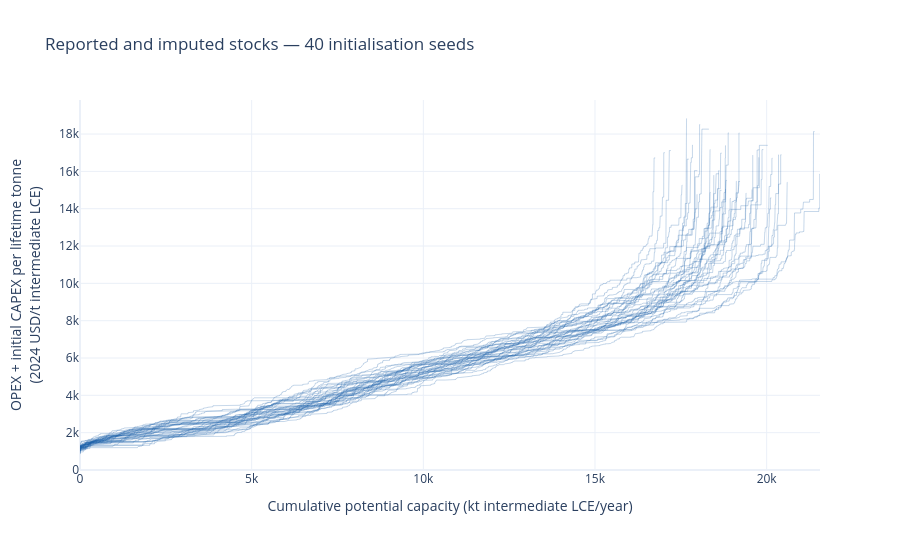

The cell this chart's notebook holds for it:
### Markdown cell above
# Repeat the graphs across multiple runs

### Code cell
all_seeds_fig, all_seed_curves = plot_seed_curves(
    seed_datasets,
    reported_only=False,
)
all_seeds_fig.show()

### Figure 1 — Plotly figure (JSON) as saved in the notebook; plotly's stock layout.template omitted (floating-point values rounded to 4 significant figures; data arrays with more than 128 entries replaced by an {"elided": "..."} marker saying what was removed)
{"data": [{"hovertemplate": "Seed 1<br>Capacity: %{x:,.1f} kt intermediate LCE/year<br>Cost: %{y:,.0f} USD/t intermediate LCE<extra></extra>", "line": {"color": "rgba(33, 102, 172, 0.25)", "width": 1}, "mode": "lines", "name": "Seed 1", "showlegend": false, "type": "scatter", "x": {"elided": "1082 float values"}, "y": {"elided": "1082 float values"}}, {"hovertemplate": "Seed 2<br>Capacity: %{x:,.1f} kt intermediate LCE/year<br>Cost: %{y:,.0f} USD/t intermediate LCE<extra></extra>", "line": {"color": "rgba(33, 102, 172, 0.25)", "width": 1}, "mode": "lines", "name": "Seed 2", "showlegend": false, "type": "scatter", "x": {"elided": "1082 float values"}, "y": {"elided": "1082 float values"}}, {"hovertemplate": "Seed 3<br>Capacity: %{x:,.1f} kt intermediate LCE/year<br>Cost: %{y:,.0f} USD/t intermediate LCE<extra></extra>", "line": {"color": "rgba(33, 102, 172, 0.25)", "width": 1}, "mode": "lines", "name": "Seed 3", "showlegend": false, "type": "scatter", "x": {"elided": "1082 float values"}, "y": {"elided": "1082 float values"}}, {"hovertemplate": "Seed 4<br>Capacity: %{x:,.1f} kt intermediate LCE/year<br>Cost: %{y:,.0f} USD/t intermediate LCE<extra></extra>", "line": {"color": "rgba(33, 102, 172, 0.25)", "width": 1}, "mode": "lines", "name": "Seed 4", "showlegend": false, "type": "scatter", "x": {"elided": "1080 float values"}, "y": {"elided": "1080 float values"}}, {"hovertemplate": "Seed 5<br>Capacity: %{x:,.1f} kt intermediate LCE/year<br>Cost: %{y:,.0f} USD/t intermediate LCE<extra></extra>", "line": {"color": "rgba(33, 102, 172, 0.25)", "width": 1}, "mode": "lines", "name": "Seed 5", "showlegend": false, "type": "scatter", "x": {"elided": "1082 float values"}, "y": {"elided": "1082 float values"}}, {"hovertemplate": "Seed 6<br>Capacity: %{x:,.1f} kt intermediate LCE/year<br>Cost: %{y:,.0f} USD/t intermediate LCE<extra></extra>", "line": {"color": "rgba(33, 102, 172, 0.25)", "width": 1}, "mode": "lines", "name": "Seed 6", "showlegend": false, "type": "scatter", "x": {"elided": "1082 float values"}, "y": {"elided": "1082 float values"}}, {"hovertemplate": "Seed 7<br>Capacity: %{x:,.1f} kt intermediate LCE/year<br>Cost: %{y:,.0f} USD/t intermediate LCE<extra></extra>", "line": {"color": "rgba(33, 102, 172, 0.25)", "width": 1}, "mode": "lines", "name": "Seed 7", "showlegend": false, "type": "scatter", "x": {"elided": "1082 float values"}, "y": {"elided": "1082 float values"}}, {"hovertemplate": "Seed 8<br>Capacity: %{x:,.1f} kt intermediate LCE/year<br>Cost: %{y:,.0f} USD/t intermediate LCE<extra></extra>", "line": {"color": "rgba(33, 102, 172, 0.25)", "width": 1}, "mode": "lines", "name": "Seed 8", "showlegend": false, "type": "scatter", "x": {"elided": "1082 float values"}, "y": {"elided": "1082 float values"}}, {"hovertemplate": "Seed 9<br>Capacity: %{x:,.1f} kt intermediate LCE/year<br>Cost: %{y:,.0f} USD/t intermediate LCE<extra></extra>", "line": {"color": "rgba(33, 102, 172, 0.25)", "width": 1}, "mode": "lines", "name": "Seed 9", "showlegend": false, "type": "scatter", "x": {"elided": "1082 float values"}, "y": {"elided": "1082 float values"}}, {"hovertemplate": "Seed 10<br>Capacity: %{x:,.1f} kt intermediate LCE/year<br>Cost: %{y:,.0f} USD/t intermediate LCE<extra></extra>", "line": {"color": "rgba(33, 102, 172, 0.25)", "width": 1}, "mode": "lines", "name": "Seed 10", "showlegend": false, "type": "scatter", "x": {"elided": "1080 float values"}, "y": {"elided": "1080 float values"}}, {"hovertemplate": "Seed 11<br>Capacity: %{x:,.1f} kt intermediate LCE/year<br>Cost: %{y:,.0f} USD/t intermediate LCE<extra></extra>", "line": {"color": "rgba(33, 102, 172, 0.25)", "width": 1}, "mode": "lines", "name": "Seed 11", "showlegend": false, "type": "scatter", "x": {"elided": "1082 float values"}, "y": {"elided": "1082 float values"}}, {"hovertemplate": "Seed 12<br>Capacity: %{x:,.1f} kt intermediate LCE/year<br>Cost: %{y:,.0f} USD/t intermediate LCE<extra></extra>", "line": {"color": "rgba(33, 102, 172, 0.25)", "width": 1}, "mode": "lines", "name": "Seed 12", "showlegend": false, "type": "scatter", "x": {"elided": "1082 float values"}, "y": {"elided": "1082 float values"}}, {"hovertemplate": "Seed 13<br>Capacity: %{x:,.1f} kt intermediate LCE/year<br>Cost: %{y:,.0f} USD/t intermediate LCE<extra></extra>", "line": {"color": "rgba(33, 102, 172, 0.25)", "width": 1}, "mode": "lines", "name": "Seed 13", "showlegend": false, "type": "scatter", "x": {"elided": "1082 float values"}, "y": {"elided": "1082 float values"}}, {"hovertemplate": "Seed 14<br>Capacity: %{x:,.1f} kt intermediate LCE/year<br>Cost: %{y:,.0f} USD/t intermediate LCE<extra></extra>", "line": {"color": "rgba(33, 102, 172, 0.25)", "width": 1}, "mode": "lines", "name": "Seed 14", "showlegend": false, "type": "scatter", "x": {"elided": "1082 float values"}, "y": {"elided": "1082 float values"}}, {"hovertemplate": "Seed 15<br>Capacity: %{x:,.1f} kt intermediate LCE/year<br>Cost: %{y:,.0f} USD/t intermediate LCE<extra></extra>", "line": {"color": "rgba(33, 102, 172, 0.25)", "width": 1}, "mode": "lines", "name": "Seed 15", "showlegend": false, "type": "scatter", "x": {"elided": "1082 float values"}, "y": {"elided": "1082 float values"}}, {"hovertemplate": "Seed 16<br>Capacity: %{x:,.1f} kt intermediate LCE/year<br>Cost: %{y:,.0f} USD/t intermediate LCE<extra></extra>", "line": {"color": "rgba(33, 102, 172, 0.25)", "width": 1}, "mode": "lines", "name": "Seed 16", "showlegend": false, "type": "scatter", "x": {"elided": "1080 float values"}, "y": {"elided": "1080 float values"}}, {"hovertemplate": "Seed 17<br>Capacity: %{x:,.1f} kt intermediate LCE/year<br>Cost: %{y:,.0f} USD/t intermediate LCE<extra></extra>", "line": {"color": "rgba(33, 102, 172, 0.25)", "width": 1}, "mode": "lines", "name": "Seed 17", "showlegend": false, "type": "scatter", "x": {"elided": "1082 float values"}, "y": {"elided": "1082 float values"}}, {"hovertemplate": "Seed 18<br>Capacity: %{x:,.1f} kt intermediate LCE/year<br>Cost: %{y:,.0f} USD/t intermediate LCE<extra></extra>", "line": {"color": "rgba(33, 102, 172, 0.25)", "width": 1}, "mode": "lines", "name": "Seed 18", "showlegend": false, "type": "scatter", "x": {"elided": "1082 float values"}, "y": {"elided": "1082 float values"}}, {"hovertemplate": "Seed 19<br>Capacity: %{x:,.1f} kt intermediate LCE/year<br>Cost: %{y:,.0f} USD/t intermediate LCE<extra></extra>", "line": {"color": "rgba(33, 102, 172, 0.25)", "width": 1}, "mode": "lines", "name": "Seed 19", "showlegend": false, "type": "scatter", "x": {"elided": "1082 float values"}, "y": {"elided": "1082 float values"}}, {"hovertemplate": "Seed 20<br>Capacity: %{x:,.1f} kt intermediate LCE/year<br>Cost: %{y:,.0f} USD/t intermediate LCE<extra></extra>", "line": {"color": "rgba(33, 102, 172, 0.25)", "width": 1}, "mode": "lines", "name": "Seed 20", "showlegend": false, "type": "scatter", "x": {"elided": "1082 float values"}, "y": {"elided": "1082 float values"}}, {"hovertemplate": "Seed 21<br>Capacity: %{x:,.1f} kt intermediate LCE/year<br>Cost: %{y:,.0f} USD/t intermediate LCE<extra></extra>", "line": {"color": "rgba(33, 102, 172, 0.25)", "width": 1}, "mode": "lines", "name": "Seed 21", "showlegend": false, "type": "scatter", "x": {"elided": "1082 float values"}, "y": {"elided": "1082 float values"}}, {"hovertemplate": "Seed 22<br>Capacity: %{x:,.1f} kt intermediate LCE/year<br>Cost: %{y:,.0f} USD/t intermediate LCE<extra></extra>", "line": {"color": "rgba(33, 102, 172, 0.25)", "width": 1}, "mode": "lines", "name": "Seed 22", "showlegend": false, "type": "scatter", "x": {"elided": "1082 float values"}, "y": {"elided": "1082 float values"}}, {"hovertemplate": "Seed 23<br>Capacity: %{x:,.1f} kt intermediate LCE/year<br>Cost: %{y:,.0f} USD/t intermediate LCE<extra></extra>", "line": {"color": "rgba(33, 102, 172, 0.25)", "width": 1}, "mode": "lines", "name": "Seed 23", "showlegend": false, "type": "scatter", "x": {"elided": "1082 float values"}, "y": {"elided": "1082 float values"}}, {"hovertemplate": "Seed 24<br>Capacity: %{x:,.1f} kt intermediate LCE/year<br>Cost: %{y:,.0f} USD/t intermediate LCE<extra></extra>", "line": {"color": "rgba(33, 102, 172, 0.25)", "width": 1}, "mode": "lines", "name": "Seed 24", "showlegend": false, "type": "scatter", "x": {"elided": "1082 float values"}, "y": {"elided": "1082 float values"}}, {"hovertemplate": "Seed 25<br>Capacity: %{x:,.1f} kt intermediate LCE/year<br>Cost: %{y:,.0f} USD/t intermediate LCE<extra></extra>", "line": {"color": "rgba(33, 102, 172, 0.25)", "width": 1}, "mode": "lines", "name": "Seed 25", "showlegend": false, "type": "scatter", "x": {"elided": "1082 float values"}, "y": {"elided": "1082 float values"}}, {"hovertemplate": "Seed 26<br>Capacity: %{x:,.1f} kt intermediate LCE/year<br>Cost: %{y:,.0f} USD/t intermediate LCE<extra></extra>", "line": {"color": "rgba(33, 102, 172, 0.25)", "width": 1}, "mode": "lines", "name": "Seed 26", "showlegend": false, "type": "scatter", "x": {"elided": "1082 float values"}, "y": {"elided": "1082 float values"}}, {"hovertemplate": "Seed 27<br>Capacity: %{x:,.1f} kt intermediate LCE/year<br>Cost: %{y:,.0f} USD/t intermediate LCE<extra></extra>", "line": {"color": "rgba(33, 102, 172, 0.25)", "width": 1}, "mode": "lines", "name": "Seed 27", "showlegend": false, "type": "scatter", "x": {"elided": "1082 float values"}, "y": {"elided": "1082 float values"}}, {"hovertemplate": "Seed 28<br>Capacity: %{x:,.1f} kt intermediate LCE/year<br>Cost: %{y:,.0f} USD/t intermediate LCE<extra></extra>", "line": {"color": "rgba(33, 102, 172, 0.25)", "width": 1}, "mode": "lines", "name": "Seed 28", "showlegend": false, "type": "scatter", "x": {"elided": "1082 float values"}, "y": {"elided": "1082 float values"}}, {"hovertemplate": "Seed 29<br>Capacity: %{x:,.1f} kt intermediate LCE/year<br>Cost: %{y:,.0f} USD/t intermediate LCE<extra></extra>", "line": {"color": "rgba(33, 102, 172, 0.25)", "width": 1}, "mode": "lines", "name": "Seed 29", "showlegend": false, "type": "scatter", "x": {"elided": "1082 float values"}, "y": {"elided": "1082 float values"}}, {"hovertemplate": "Seed 30<br>Capacity: %{x:,.1f} kt intermediate LCE/year<br>Cost: %{y:,.0f} USD/t intermediate LCE<extra></extra>", "line": {"color": "rgba(33, 102, 172, 0.25)", "width": 1}, "mode": "lines", "name": "Seed 30", "showlegend": false, "type": "scatter", "x": {"elided": "1082 float values"}, "y": {"elided": "1082 float values"}}, {"hovertemplate": "Seed 31<br>Capacity: %{x:,.1f} kt intermediate LCE/year<br>Cost: %{y:,.0f} USD/t intermediate LCE<extra></extra>", "line": {"color": "rgba(33, 102, 172, 0.25)", "width": 1}, "mode": "lines", "name": "Seed 31", "showlegend": false, "type": "scatter", "x": {"elided": "1082 float values"}, "y": {"elided": "1082 float values"}}, {"hovertemplate": "Seed 32<br>Capacity: %{x:,.1f} kt intermediate LCE/year<br>Cost: %{y:,.0f} USD/t intermediate LCE<extra></extra>", "line": {"color": "rgba(33, 102, 172, 0.25)", "width": 1}, "mode": "lines", "name": "Seed 32", "showlegend": false, "type": "scatter", "x": {"elided": "1082 float values"}, "y": {"elided": "1082 float values"}}, {"hovertemplate": "Seed 33<br>Capacity: %{x:,.1f} kt intermediate LCE/year<br>Cost: %{y:,.0f} USD/t intermediate LCE<extra></extra>", "line": {"color": "rgba(33, 102, 172, 0.25)", "width": 1}, "mode": "lines", "name": "Seed 33", "showlegend": false, "type": "scatter", "x": {"elided": "1082 float values"}, "y": {"elided": "1082 float values"}}, {"hovertemplate": "Seed 34<br>Capacity: %{x:,.1f} kt intermediate LCE/year<br>Cost: %{y:,.0f} USD/t intermediate LCE<extra></extra>", "line": {"color": "rgba(33, 102, 172, 0.25)", "width": 1}, "mode": "lines", "name": "Seed 34", "showlegend": false, "type": "scatter", "x": {"elided": "1082 float values"}, "y": {"elided": "1082 float values"}}, {"hovertemplate": "Seed 35<br>Capacity: %{x:,.1f} kt intermediate LCE/year<br>Cost: %{y:,.0f} USD/t intermediate LCE<extra></extra>", "line": {"color": "rgba(33, 102, 172, 0.25)", "width": 1}, "mode": "lines", "name": "Seed 35", "showlegend": false, "type": "scatter", "x": {"elided": "1080 float values"}, "y": {"elided": "1080 float values"}}, {"hovertemplate": "Seed 36<br>Capacity: %{x:,.1f} kt intermediate LCE/year<br>Cost: %{y:,.0f} USD/t intermediate LCE<extra></extra>", "line": {"color": "rgba(33, 102, 172, 0.25)", "width": 1}, "mode": "lines", "name": "Seed 36", "showlegend": false, "type": "scatter", "x": {"elided": "1082 float values"}, "y": {"elided": "1082 float values"}}, {"hovertemplate": "Seed 37<br>Capacity: %{x:,.1f} kt intermediate LCE/year<br>Cost: %{y:,.0f} USD/t intermediate LCE<extra></extra>", "line": {"color": "rgba(33, 102, 172, 0.25)", "width": 1}, "mode": "lines", "name": "Seed 37", "showlegend": false, "type": "scatter", "x": {"elided": "1082 float values"}, "y": {"elided": "1082 float values"}}, {"hovertemplate": "Seed 38<br>Capacity: %{x:,.1f} kt intermediate LCE/year<br>Cost: %{y:,.0f} USD/t intermediate LCE<extra></extra>", "line": {"color": "rgba(33, 102, 172, 0.25)", "width": 1}, "mode": "lines", "name": "Seed 38", "showlegend": false, "type": "scatter", "x": {"elided": "1082 float values"}, "y": {"elided": "1082 float values"}}, {"hovertemplate": "Seed 39<br>Capacity: %{x:,.1f} kt intermediate LCE/year<br>Cost: %{y:,.0f} USD/t intermediate LCE<extra></extra>", "line": {"color": "rgba(33, 102, 172, 0.25)", "width": 1}, "mode": "lines", "name": "Seed 39", "showlegend": false, "type": "scatter", "x": {"elided": "1082 float values"}, "y": {"elided": "1082 float values"}}, {"hovertemplate": "Seed 40<br>Capacity: %{x:,.1f} kt intermediate LCE/year<br>Cost: %{y:,.0f} USD/t intermediate LCE<extra></extra>", "line": {"color": "rgba(33, 102, 172, 0.25)", "width": 1}, "mode": "lines", "name": "Seed 40", "showlegend": false, "type": "scatter", "x": {"elided": "1082 float values"}, "y": {"elided": "1082 float values"}}], "layout": {"height": 550, "title": {"text": "Reported and imputed stocks — 40 initialisation seeds"}, "xaxis": {"rangemode": "tozero", "title": {"text": "Cumulative potential capacity (kt intermediate LCE/year)"}}, "yaxis": {"rangemode": "tozero", "title": {"text": "OPEX + initial CAPEX per lifetime tonne<br>(2024 USD/t intermediate LCE)"}}}}
